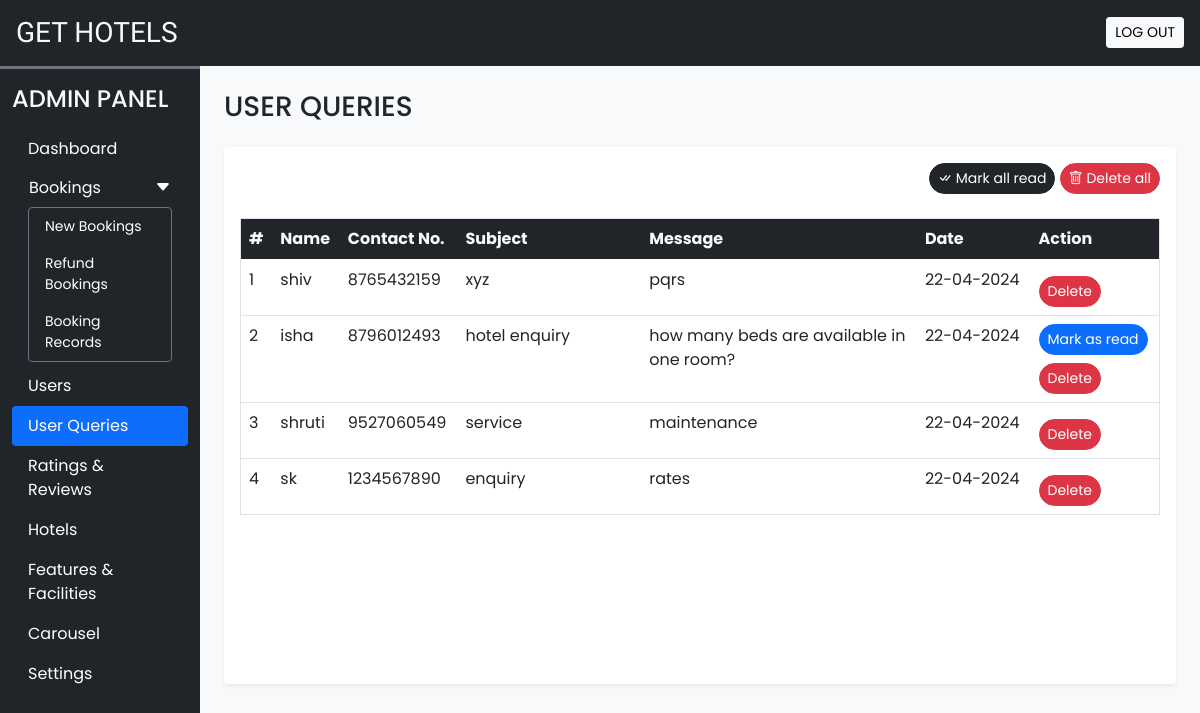
Screenshot of /admin/user_queries.php (signed in) with the database file from the repository.
### tables this page shows
CREATE TABLE `user_queries` (
  `sr_no` int(11) NOT NULL,
  `name` varchar(50) NOT NULL,
  `phonenum` varchar(150) NOT NULL,
  `subject` varchar(200) NOT NULL,
  `message` varchar(500) NOT NULL,
  `datentime` datetime NOT NULL DEFAULT current_timestamp(),
  `seen` tinyint(4) NOT NULL DEFAULT 0
);

### admin/user_queries.php (the view, shortened to what this page needs)
<!DOCTYPE html>
<html lang="en">
<head>
  <?php require('inc/links.php'); ?>
</head>
<body class="bg-light">
  <?php require('inc/header.php'); ?>
  <div class="container-fluid" id="main-content">
    <div class="row">
      <div class="col-lg-10 ms-auto p-4 overflow-hidden">
        <h3 class="mb-4">USER QUERIES</h3>
        <div class="card border-0 shadow-sm mb-4">
          <div class="card-body">
            <div class="text-end mb-4">
              <a href="?seen=all" class="btn btn-dark rounded-pill shadow-none btn-sm">
                <i class="bi bi-check-all"></i> Mark all read
              </a>
              <a href="?del=all" class="btn btn-danger rounded-pill shadow-none btn-sm">
                <i class="bi bi-trash"></i> Delete all
              </a>
            </div>
            <div class="table-responsive-md" style="height: 450px; overflow-y: scroll;">
              <table class="table table-hover border">
                <thead class="sticky-top">
                  <tr class="bg-dark text-light">
                    <th scope="col">#</th>
                    <th scope="col">Name</th>
                    <th scope="col">Contact No.</th>
                    <th scope="col" width="20%">Subject</th>
                    <th scope="col" width="30%">Message</th>
                    <th scope="col">Date</th>
                    <th scope="col">Action</th>
                  </tr>
                </thead>
                <tbody>
                  <?php
                    $q = "SELECT * FROM `user_queries` ORDER BY `sr_no` DESC";
                    $data = mysqli_query($con,$q);
                    $i=1;
                    while($row = mysqli_fetch_assoc($data))
                    {
                      $date = date('d-m-Y',strtotime($row['datentime']));
                      $seen='';
                      if($row['seen']!=1){
                        $seen = "<a href='?seen=$row[sr_no]' class='btn btn-sm rounded-pill btn-primary'>Mark as read</a> <br>";
                      }
                      $seen.="<a href='?del=$row[sr_no]' class='btn btn-sm rounded-pill btn-danger mt-2'>Delete</a>";
                      echo<<<query
                        <tr>
                          <td>$i</td>
                          <td>$row[name]</td>
                          <td>$row[phonenum]</td>
                          <td>$row[subject]</td>
                          <td>$row[message]</td>
                          <td>$date</td>
                          <td>$seen</td>
                        </tr>
                      query;
                      $i++;
                    }
                  ?>
                </tbody>
              </table>
            </div>
          </div>
        </div>
      </div>
    </div>
  </div>
</body>
</html>

### admin/css/common.css (style rules this page uses)
:root { --teal: #2ec1ac; --teal_hover: #279e8c; }
* { font-family: 'Poppins', sans-serif; }

### rows the page displays
user_queries: name "shiv", phonenum "8765432159", subject "xyz", message "pqrs", datentime "22-04-2024"
user_queries: name "isha", phonenum "8796012493", subject "hotel enquiry", message "how many beds are available in one room?", datentime "22-04-2024"
user_queries: name "shruti", phonenum "9527060549", subject "service", message "maintenance", datentime "22-04-2024"
user_queries: name "sk", phonenum "1234567890", subject "enquiry", message "rates", datentime "22-04-2024"
